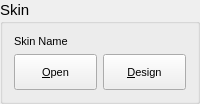
             <widget class="QGroupBox" name="groupBox_Skin">
              <property name="font">
               <font>
                <pointsize>11</pointsize>
               </font>
              </property>
              <property name="title">
               <string>Skin</string>
              </property>
              <layout class="QVBoxLayout" name="verticalLayout">
               <item>
                <widget class="QLabel" name="label_SkinName">
                 <property name="font">
                  <font>
                   <pointsize>8</pointsize>
                  </font>
                 </property>
                 <property name="text">
                  <string notr="true">Skin Name</string>
                 </property>
                </widget>
               </item>
               <item>
                <layout class="QHBoxLayout" name="horizontalLayout">
                 <item>
                  <widget class="QPushButton" name="pushButton_OpenSkin">
                   <property name="enabled">
                    <bool>true</bool>
                   </property>
                   <property name="minimumSize">
                    <size>
                     <width>0</width>
                     <height>36</height>
                    </size>
                   </property>
                   <property name="font">
                    <font>
                     <pointsize>8</pointsize>
                    </font>
                   </property>
                   <property name="toolTip">
                    <string>Choose a skin for your gallery.</string>
                   </property>
                   <property name="text">
                    <string>&amp;Open</string>
                   </property>
                   <property name="icon">
                    <iconset resource="../ressources/GalleryDesigner.qrc">
                     <normaloff>:/icons/images/document-open-2.png</normaloff>:/icons/images/document-open-2.png</iconset>
                   </property>
                   <property name="iconSize">
                    <size>
                     <width>32</width>
                     <height>32</height>
                    </size>
                   </property>
                  </widget>
                 </item>
                 <item>
                  <widget class="QPushButton" name="pushButton_DesignSkin">
                   <property name="enabled">
                    <bool>true</bool>
                   </property>
                   <property name="minimumSize">
                    <size>
                     <width>0</width>
                     <height>36</height>
                    </size>
                   </property>
                   <property name="font">
                    <font>
                     <pointsize>8</pointsize>
                    </font>
                   </property>
                   <property name="toolTip">
                    <string>Design a new skin to personalize your gallery.</string>
                   </property>
                   <property name="text">
                    <string>&amp;Design</string>
                   </property>
                   <property name="icon">
                    <iconset resource="../ressources/GalleryDesigner.qrc">
                     <normaloff>:/icons/images/document-edit.png</normaloff>:/icons/images/document-edit.png</iconset>
                   </property>
                   <property name="iconSize">
                    <size>
                     <width>32</width>
                     <height>32</height>
                    </size>
                   </property>
                  </widget>
                 </item>
                </layout>
               </item>
              </layout>
             </widget>
